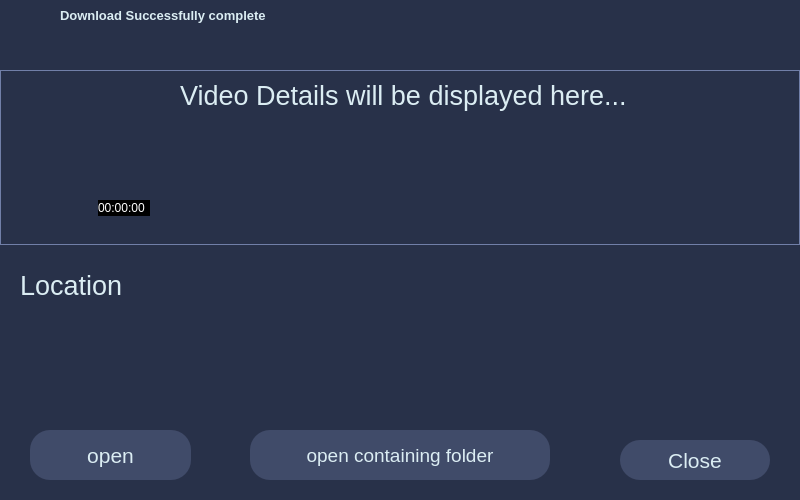
<?xml version="1.0" encoding="UTF-8"?>
<ui version="4.0">
 <class>MainWindow</class>
 <widget class="QMainWindow" name="MainWindow">
  <property name="geometry">
   <rect>
    <x>0</x>
    <y>0</y>
    <width>800</width>
    <height>500</height>
   </rect>
  </property>
  <property name="windowTitle">
   <string>MainWindow</string>
  </property>
  <property name="styleSheet">
   <string notr="true">*{
background-color: rgb(40, 49, 73);
color: rgb(219, 237, 243);
}

QPushButton{
background-color: rgb(64, 75, 105);
border-radius: 25%;
}

QPushButton:hover{
background-color: 	rgb(0, 129, 138);
}

#frame{border: 1px solid rgb(113, 127, 168);}







</string>
  </property>
  <widget class="QWidget" name="centralwidget">
   <widget class="QLabel" name="location">
    <property name="geometry">
     <rect>
      <x>170</x>
      <y>270</y>
      <width>600</width>
      <height>75</height>
     </rect>
    </property>
    <property name="font">
     <font>
      <pointsize>14</pointsize>
     </font>
    </property>
    <property name="cursor">
     <cursorShape>IBeamCursor</cursorShape>
    </property>
    <property name="text">
     <string/>
    </property>
    <property name="textFormat">
     <enum>Qt::AutoText</enum>
    </property>
    <property name="scaledContents">
     <bool>false</bool>
    </property>
    <property name="alignment">
     <set>Qt::AlignLeading|Qt::AlignLeft|Qt::AlignTop</set>
    </property>
    <property name="wordWrap">
     <bool>true</bool>
    </property>
    <property name="textInteractionFlags">
     <set>Qt::LinksAccessibleByMouse|Qt::TextSelectableByMouse</set>
    </property>
   </widget>
   <widget class="QPushButton" name="exit">
    <property name="geometry">
     <rect>
      <x>620</x>
      <y>440</y>
      <width>150</width>
      <height>40</height>
     </rect>
    </property>
    <property name="font">
     <font>
      <pointsize>16</pointsize>
     </font>
    </property>
    <property name="toolTip">
     <string>&lt;html&gt;&lt;head/&gt;&lt;body&gt;&lt;p&gt;&lt;span style=&quot; font-weight:600;&quot;&gt;Click me to download!&lt;/span&gt;&lt;/p&gt;&lt;/body&gt;&lt;/html&gt;</string>
    </property>
    <property name="styleSheet">
     <string notr="true">border-radius: 20%;</string>
    </property>
    <property name="text">
     <string>Close</string>
    </property>
   </widget>
   <widget class="QFrame" name="frame">
    <property name="geometry">
     <rect>
      <x>0</x>
      <y>70</y>
      <width>800</width>
      <height>175</height>
     </rect>
    </property>
    <property name="frameShape">
     <enum>QFrame::StyledPanel</enum>
    </property>
    <property name="frameShadow">
     <enum>QFrame::Raised</enum>
    </property>
    <widget class="QLabel" name="thumbnail">
     <property name="geometry">
      <rect>
       <x>1</x>
       <y>1</y>
       <width>171</width>
       <height>171</height>
      </rect>
     </property>
     <property name="text">
      <string/>
     </property>
     <property name="pixmap">
      <pixmap>icons/youtube.png</pixmap>
     </property>
     <property name="scaledContents">
      <bool>true</bool>
     </property>
    </widget>
    <widget class="QLabel" name="title">
     <property name="geometry">
      <rect>
       <x>180</x>
       <y>10</y>
       <width>600</width>
       <height>75</height>
      </rect>
     </property>
     <property name="font">
      <font>
       <pointsize>20</pointsize>
      </font>
     </property>
     <property name="cursor">
      <cursorShape>IBeamCursor</cursorShape>
     </property>
     <property name="text">
      <string>Video Details will be displayed here...</string>
     </property>
     <property name="scaledContents">
      <bool>false</bool>
     </property>
     <property name="alignment">
      <set>Qt::AlignLeading|Qt::AlignLeft|Qt::AlignTop</set>
     </property>
     <property name="wordWrap">
      <bool>true</bool>
     </property>
     <property name="textInteractionFlags">
      <set>Qt::LinksAccessibleByMouse|Qt::TextSelectableByMouse</set>
     </property>
    </widget>
    <widget class="QLabel" name="category">
     <property name="geometry">
      <rect>
       <x>180</x>
       <y>100</y>
       <width>600</width>
       <height>28</height>
      </rect>
     </property>
     <property name="font">
      <font>
       <pointsize>14</pointsize>
      </font>
     </property>
     <property name="cursor">
      <cursorShape>IBeamCursor</cursorShape>
     </property>
     <property name="text">
      <string/>
     </property>
     <property name="textInteractionFlags">
      <set>Qt::LinksAccessibleByMouse|Qt::TextSelectableByMouse</set>
     </property>
    </widget>
    <widget class="QLabel" name="rating">
     <property name="geometry">
      <rect>
       <x>180</x>
       <y>140</y>
       <width>301</width>
       <height>28</height>
      </rect>
     </property>
     <property name="font">
      <font>
       <pointsize>14</pointsize>
      </font>
     </property>
     <property name="cursor">
      <cursorShape>IBeamCursor</cursorShape>
     </property>
     <property name="text">
      <string/>
     </property>
     <property name="textInteractionFlags">
      <set>Qt::LinksAccessibleByMouse|Qt::TextSelectableByMouse</set>
     </property>
    </widget>
    <widget class="QLabel" name="duration">
     <property name="geometry">
      <rect>
       <x>98</x>
       <y>130</y>
       <width>52</width>
       <height>16</height>
      </rect>
     </property>
     <property name="styleSheet">
      <string notr="true">color: rgb(255, 255, 255);
background-color: rgb(0, 0, 0);</string>
     </property>
     <property name="text">
      <string>00:00:00</string>
     </property>
    </widget>
    <widget class="QLabel" name="views">
     <property name="geometry">
      <rect>
       <x>485</x>
       <y>140</y>
       <width>301</width>
       <height>28</height>
      </rect>
     </property>
     <property name="font">
      <font>
       <pointsize>14</pointsize>
      </font>
     </property>
     <property name="cursor">
      <cursorShape>IBeamCursor</cursorShape>
     </property>
     <property name="text">
      <string/>
     </property>
     <property name="textInteractionFlags">
      <set>Qt::LinksAccessibleByMouse|Qt::TextSelectableByMouse</set>
     </property>
    </widget>
   </widget>
   <widget class="QFrame" name="youtube_logo">
    <property name="enabled">
     <bool>true</bool>
    </property>
    <property name="geometry">
     <rect>
      <x>0</x>
      <y>0</y>
      <width>30</width>
      <height>30</height>
     </rect>
    </property>
    <property name="maximumSize">
     <size>
      <width>30</width>
      <height>30</height>
     </size>
    </property>
    <property name="styleSheet">
     <string notr="true">background: transparent;
background-image: url(icons/YT.png);
background-position: center;
background-repeat: no-repeat;</string>
    </property>
    <property name="frameShape">
     <enum>QFrame::StyledPanel</enum>
    </property>
    <property name="frameShadow">
     <enum>QFrame::Raised</enum>
    </property>
   </widget>
   <widget class="QPushButton" name="btn_close">
    <property name="geometry">
     <rect>
      <x>760</x>
      <y>0</y>
      <width>40</width>
      <height>40</height>
     </rect>
    </property>
    <property name="sizePolicy">
     <sizepolicy hsizetype="Minimum" vsizetype="Expanding">
      <horstretch>0</horstretch>
      <verstretch>0</verstretch>
     </sizepolicy>
    </property>
    <property name="minimumSize">
     <size>
      <width>40</width>
      <height>0</height>
     </size>
    </property>
    <property name="maximumSize">
     <size>
      <width>40</width>
      <height>16777215</height>
     </size>
    </property>
    <property name="toolTip">
     <string>Close</string>
    </property>
    <property name="styleSheet">
     <string notr="true">QPushButton {	
	border: none;
	background-color: transparent;
}
QPushButton:hover {
	background-color: rgb(52, 59, 72);
}
QPushButton:pressed {
	background-color: rgb(226, 41, 4);
}</string>
    </property>
    <property name="text">
     <string/>
    </property>
    <property name="icon">
     <iconset>
      <normaloff>icons/16x16/cil-x.png</normaloff>icons/16x16/cil-x.png</iconset>
    </property>
   </widget>
   <widget class="QPushButton" name="btn_minimize">
    <property name="geometry">
     <rect>
      <x>720</x>
      <y>0</y>
      <width>40</width>
      <height>40</height>
     </rect>
    </property>
    <property name="sizePolicy">
     <sizepolicy hsizetype="Minimum" vsizetype="Expanding">
      <horstretch>0</horstretch>
      <verstretch>0</verstretch>
     </sizepolicy>
    </property>
    <property name="minimumSize">
     <size>
      <width>40</width>
      <height>0</height>
     </size>
    </property>
    <property name="maximumSize">
     <size>
      <width>40</width>
      <height>16777215</height>
     </size>
    </property>
    <property name="toolTip">
     <string>Minimize</string>
    </property>
    <property name="styleSheet">
     <string notr="true">QPushButton {	
	border: none;
	background-color: transparent;
}
QPushButton:hover {
	background-color: rgb(52, 59, 72);
}
QPushButton:pressed {	
	background-color: rgb(85, 170, 255);
}</string>
    </property>
    <property name="text">
     <string/>
    </property>
    <property name="icon">
     <iconset>
      <normaloff>icons/16x16/cil-window-minimize.png</normaloff>icons/16x16/cil-window-minimize.png</iconset>
    </property>
   </widget>
   <widget class="QPushButton" name="open_location">
    <property name="geometry">
     <rect>
      <x>250</x>
      <y>430</y>
      <width>300</width>
      <height>50</height>
     </rect>
    </property>
    <property name="font">
     <font>
      <pointsize>14</pointsize>
     </font>
    </property>
    <property name="toolTip">
     <string>&lt;html&gt;&lt;head/&gt;&lt;body&gt;&lt;p&gt;&lt;span style=&quot; font-weight:600;&quot;&gt;Click me to download!&lt;/span&gt;&lt;/p&gt;&lt;/body&gt;&lt;/html&gt;</string>
    </property>
    <property name="styleSheet">
     <string notr="true">border-radius: 20%;</string>
    </property>
    <property name="text">
     <string>open containing folder</string>
    </property>
   </widget>
   <widget class="QLabel" name="location_label">
    <property name="geometry">
     <rect>
      <x>20</x>
      <y>270</y>
      <width>121</width>
      <height>40</height>
     </rect>
    </property>
    <property name="font">
     <font>
      <pointsize>20</pointsize>
     </font>
    </property>
    <property name="cursor">
     <cursorShape>IBeamCursor</cursorShape>
    </property>
    <property name="text">
     <string>Location</string>
    </property>
    <property name="scaledContents">
     <bool>false</bool>
    </property>
    <property name="alignment">
     <set>Qt::AlignLeading|Qt::AlignLeft|Qt::AlignTop</set>
    </property>
    <property name="wordWrap">
     <bool>true</bool>
    </property>
    <property name="textInteractionFlags">
     <set>Qt::LinksAccessibleByMouse|Qt::TextSelectableByMouse</set>
    </property>
   </widget>
   <widget class="QLabel" name="title_bar">
    <property name="geometry">
     <rect>
      <x>60</x>
      <y>0</y>
      <width>630</width>
      <height>30</height>
     </rect>
    </property>
    <property name="font">
     <font>
      <family>Segoe UI</family>
      <pointsize>10</pointsize>
      <weight>75</weight>
      <bold>true</bold>
     </font>
    </property>
    <property name="styleSheet">
     <string notr="true">background: transparent;
</string>
    </property>
    <property name="text">
     <string>Download Successfully complete</string>
    </property>
   </widget>
   <widget class="QPushButton" name="open">
    <property name="geometry">
     <rect>
      <x>30</x>
      <y>430</y>
      <width>161</width>
      <height>50</height>
     </rect>
    </property>
    <property name="font">
     <font>
      <pointsize>16</pointsize>
     </font>
    </property>
    <property name="toolTip">
     <string>&lt;html&gt;&lt;head/&gt;&lt;body&gt;&lt;p&gt;&lt;span style=&quot; font-weight:600;&quot;&gt;Click me to download!&lt;/span&gt;&lt;/p&gt;&lt;/body&gt;&lt;/html&gt;</string>
    </property>
    <property name="styleSheet">
     <string notr="true">border-radius: 20%;</string>
    </property>
    <property name="text">
     <string>open</string>
    </property>
   </widget>
  </widget>
 </widget>
 <resources/>
 <connections>
  <connection>
   <sender>btn_close</sender>
   <signal>clicked()</signal>
   <receiver>MainWindow</receiver>
   <slot>close()</slot>
   <hints>
    <hint type="sourcelabel">
     <x>779</x>
     <y>19</y>
    </hint>
    <hint type="destinationlabel">
     <x>399</x>
     <y>249</y>
    </hint>
   </hints>
  </connection>
  <connection>
   <sender>btn_minimize</sender>
   <signal>clicked()</signal>
   <receiver>MainWindow</receiver>
   <slot>showMinimized()</slot>
   <hints>
    <hint type="sourcelabel">
     <x>739</x>
     <y>19</y>
    </hint>
    <hint type="destinationlabel">
     <x>399</x>
     <y>249</y>
    </hint>
   </hints>
  </connection>
 </connections>
</ui>
